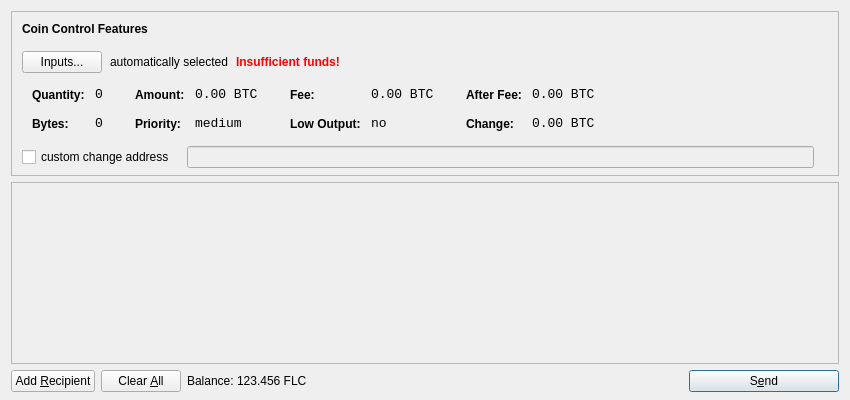
<?xml version="1.0" encoding="UTF-8"?>
<ui version="4.0">
 <class>SendCoinsDialog</class>
 <widget class="QDialog" name="SendCoinsDialog">
  <property name="geometry">
   <rect>
    <x>0</x>
    <y>0</y>
    <width>850</width>
    <height>400</height>
   </rect>
  </property>
  <property name="windowTitle">
   <string>Send Coins</string>
  </property>
  <layout class="QVBoxLayout" name="verticalLayout" stretch="0,1,0">
   <property name="bottomMargin">
    <number>8</number>
   </property>
   <item>
    <widget class="QFrame" name="frameCoinControl">
     <property name="sizePolicy">
      <sizepolicy hsizetype="Expanding" vsizetype="Expanding">
       <horstretch>0</horstretch>
       <verstretch>0</verstretch>
      </sizepolicy>
     </property>
     <property name="maximumSize">
      <size>
       <width>16777215</width>
       <height>16777215</height>
      </size>
     </property>
     <property name="frameShape">
      <enum>QFrame::StyledPanel</enum>
     </property>
     <property name="frameShadow">
      <enum>QFrame::Sunken</enum>
     </property>
     <layout class="QVBoxLayout" name="verticalLayoutCoinControl2">
      <property name="spacing">
       <number>-1</number>
      </property>
      <property name="leftMargin">
       <number>0</number>
      </property>
      <property name="topMargin">
       <number>0</number>
      </property>
      <property name="rightMargin">
       <number>0</number>
      </property>
      <property name="bottomMargin">
       <number>6</number>
      </property>
      <item>
       <layout class="QVBoxLayout" name="verticalLayoutCoinControl" stretch="0,0,0,0,1">
        <property name="spacing">
         <number>0</number>
        </property>
        <property name="leftMargin">
         <number>10</number>
        </property>
        <property name="topMargin">
         <number>10</number>
        </property>
        <item>
         <layout class="QHBoxLayout" name="horizontalLayoutCoinControl1">
          <property name="bottomMargin">
           <number>15</number>
          </property>
          <item>
           <widget class="QLabel" name="labelCoinControlFeatures">
            <property name="sizePolicy">
             <sizepolicy hsizetype="Preferred" vsizetype="Maximum">
              <horstretch>0</horstretch>
              <verstretch>0</verstretch>
             </sizepolicy>
            </property>
            <property name="font">
             <font>
              <weight>75</weight>
              <bold>true</bold>
             </font>
            </property>
            <property name="styleSheet">
             <string notr="true">font-weight:bold;</string>
            </property>
            <property name="text">
             <string>Coin Control Features</string>
            </property>
           </widget>
          </item>
         </layout>
        </item>
        <item>
         <layout class="QHBoxLayout" name="horizontalLayoutCoinControl2" stretch="0,0,0,0">
          <property name="spacing">
           <number>8</number>
          </property>
          <property name="bottomMargin">
           <number>10</number>
          </property>
          <item>
           <widget class="QPushButton" name="pushButtonCoinControl">
            <property name="styleSheet">
             <string notr="true"/>
            </property>
            <property name="text">
             <string>Inputs...</string>
            </property>
           </widget>
          </item>
          <item>
           <widget class="QLabel" name="labelCoinControlAutomaticallySelected">
            <property name="text">
             <string>automatically selected</string>
            </property>
            <property name="margin">
             <number>5</number>
            </property>
           </widget>
          </item>
          <item>
           <widget class="QLabel" name="labelCoinControlInsuffFunds">
            <property name="font">
             <font>
              <weight>75</weight>
              <bold>true</bold>
             </font>
            </property>
            <property name="styleSheet">
             <string notr="true">color:red;font-weight:bold;</string>
            </property>
            <property name="text">
             <string>Insufficient funds!</string>
            </property>
            <property name="margin">
             <number>5</number>
            </property>
           </widget>
          </item>
          <item>
           <spacer name="horizontalSpacerCoinControl">
            <property name="orientation">
             <enum>Qt::Horizontal</enum>
            </property>
            <property name="sizeHint" stdset="0">
             <size>
              <width>40</width>
              <height>1</height>
             </size>
            </property>
           </spacer>
          </item>
         </layout>
        </item>
        <item>
         <widget class="QWidget" name="widgetCoinControl" native="true">
          <property name="sizePolicy">
           <sizepolicy hsizetype="Preferred" vsizetype="Preferred">
            <horstretch>0</horstretch>
            <verstretch>0</verstretch>
           </sizepolicy>
          </property>
          <property name="minimumSize">
           <size>
            <width>0</width>
            <height>0</height>
           </size>
          </property>
          <property name="styleSheet">
           <string notr="true"/>
          </property>
          <layout class="QHBoxLayout" name="horizontalLayoutCoinControl5">
           <property name="margin">
            <number>0</number>
           </property>
           <item>
            <layout class="QHBoxLayout" name="horizontalLayoutCoinControl3" stretch="0,0,0,1">
             <property name="spacing">
              <number>20</number>
             </property>
             <property name="topMargin">
              <number>0</number>
             </property>
             <property name="bottomMargin">
              <number>10</number>
             </property>
             <item>
              <layout class="QFormLayout" name="formLayoutCoinControl1">
               <property name="horizontalSpacing">
                <number>10</number>
               </property>
               <property name="verticalSpacing">
                <number>14</number>
               </property>
               <property name="leftMargin">
                <number>10</number>
               </property>
               <property name="topMargin">
                <number>4</number>
               </property>
               <property name="rightMargin">
                <number>6</number>
               </property>
               <item row="0" column="0">
                <widget class="QLabel" name="labelCoinControlQuantityText">
                 <property name="styleSheet">
                  <string notr="true">font-weight:bold;</string>
                 </property>
                 <property name="text">
                  <string>Quantity:</string>
                 </property>
                 <property name="margin">
                  <number>0</number>
                 </property>
                </widget>
               </item>
               <item row="0" column="1">
                <widget class="QLabel" name="labelCoinControlQuantity">
                 <property name="font">
                  <font>
                   <family>Monospace</family>
                   <pointsize>10</pointsize>
                  </font>
                 </property>
                 <property name="cursor">
                  <cursorShape>IBeamCursor</cursorShape>
                 </property>
                 <property name="contextMenuPolicy">
                  <enum>Qt::ActionsContextMenu</enum>
                 </property>
                 <property name="text">
                  <string notr="true">0</string>
                 </property>
                 <property name="margin">
                  <number>0</number>
                 </property>
                 <property name="textInteractionFlags">
                  <set>Qt::LinksAccessibleByMouse|Qt::TextSelectableByKeyboard|Qt::TextSelectableByMouse</set>
                 </property>
                </widget>
               </item>
               <item row="1" column="0">
                <widget class="QLabel" name="labelCoinControlBytesText">
                 <property name="styleSheet">
                  <string notr="true">font-weight:bold;</string>
                 </property>
                 <property name="text">
                  <string>Bytes:</string>
                 </property>
                </widget>
               </item>
               <item row="1" column="1">
                <widget class="QLabel" name="labelCoinControlBytes">
                 <property name="font">
                  <font>
                   <family>Monospace</family>
                   <pointsize>10</pointsize>
                  </font>
                 </property>
                 <property name="cursor">
                  <cursorShape>IBeamCursor</cursorShape>
                 </property>
                 <property name="contextMenuPolicy">
                  <enum>Qt::ActionsContextMenu</enum>
                 </property>
                 <property name="text">
                  <string notr="true">0</string>
                 </property>
                 <property name="textInteractionFlags">
                  <set>Qt::LinksAccessibleByMouse|Qt::TextSelectableByKeyboard|Qt::TextSelectableByMouse</set>
                 </property>
                </widget>
               </item>
              </layout>
             </item>
             <item>
              <layout class="QFormLayout" name="formLayoutCoinControl2">
               <property name="horizontalSpacing">
                <number>10</number>
               </property>
               <property name="verticalSpacing">
                <number>14</number>
               </property>
               <property name="leftMargin">
                <number>6</number>
               </property>
               <property name="topMargin">
                <number>4</number>
               </property>
               <property name="rightMargin">
                <number>6</number>
               </property>
               <item row="0" column="0">
                <widget class="QLabel" name="labelCoinControlAmountText">
                 <property name="styleSheet">
                  <string notr="true">font-weight:bold;</string>
                 </property>
                 <property name="text">
                  <string>Amount:</string>
                 </property>
                 <property name="margin">
                  <number>0</number>
                 </property>
                </widget>
               </item>
               <item row="0" column="1">
                <widget class="QLabel" name="labelCoinControlAmount">
                 <property name="font">
                  <font>
                   <family>Monospace</family>
                   <pointsize>10</pointsize>
                  </font>
                 </property>
                 <property name="cursor">
                  <cursorShape>IBeamCursor</cursorShape>
                 </property>
                 <property name="contextMenuPolicy">
                  <enum>Qt::ActionsContextMenu</enum>
                 </property>
                 <property name="text">
                  <string notr="true">0.00 BTC</string>
                 </property>
                 <property name="textInteractionFlags">
                  <set>Qt::LinksAccessibleByMouse|Qt::TextSelectableByKeyboard|Qt::TextSelectableByMouse</set>
                 </property>
                </widget>
               </item>
               <item row="1" column="0">
                <widget class="QLabel" name="labelCoinControlPriorityText">
                 <property name="styleSheet">
                  <string notr="true">font-weight:bold;</string>
                 </property>
                 <property name="text">
                  <string>Priority:</string>
                 </property>
                </widget>
               </item>
               <item row="1" column="1">
                <widget class="QLabel" name="labelCoinControlPriority">
                 <property name="font">
                  <font>
                   <family>Monospace</family>
                   <pointsize>10</pointsize>
                  </font>
                 </property>
                 <property name="cursor">
                  <cursorShape>IBeamCursor</cursorShape>
                 </property>
                 <property name="contextMenuPolicy">
                  <enum>Qt::ActionsContextMenu</enum>
                 </property>
                 <property name="text">
                  <string>medium</string>
                 </property>
                 <property name="textInteractionFlags">
                  <set>Qt::LinksAccessibleByMouse|Qt::TextSelectableByKeyboard|Qt::TextSelectableByMouse</set>
                 </property>
                </widget>
               </item>
              </layout>
             </item>
             <item>
              <layout class="QFormLayout" name="formLayoutCoinControl3">
               <property name="horizontalSpacing">
                <number>10</number>
               </property>
               <property name="verticalSpacing">
                <number>14</number>
               </property>
               <property name="leftMargin">
                <number>6</number>
               </property>
               <property name="topMargin">
                <number>4</number>
               </property>
               <property name="rightMargin">
                <number>6</number>
               </property>
               <item row="0" column="0">
                <widget class="QLabel" name="labelCoinControlFeeText">
                 <property name="styleSheet">
                  <string notr="true">font-weight:bold;</string>
                 </property>
                 <property name="text">
                  <string>Fee:</string>
                 </property>
                 <property name="margin">
                  <number>0</number>
                 </property>
                </widget>
               </item>
               <item row="0" column="1">
                <widget class="QLabel" name="labelCoinControlFee">
                 <property name="font">
                  <font>
                   <family>Monospace</family>
                   <pointsize>10</pointsize>
                  </font>
                 </property>
                 <property name="cursor">
                  <cursorShape>IBeamCursor</cursorShape>
                 </property>
                 <property name="contextMenuPolicy">
                  <enum>Qt::ActionsContextMenu</enum>
                 </property>
                 <property name="text">
                  <string notr="true">0.00 BTC</string>
                 </property>
                 <property name="textInteractionFlags">
                  <set>Qt::LinksAccessibleByMouse|Qt::TextSelectableByKeyboard|Qt::TextSelectableByMouse</set>
                 </property>
                </widget>
               </item>
               <item row="1" column="0">
                <widget class="QLabel" name="labelCoinControlLowOutputText">
                 <property name="styleSheet">
                  <string notr="true">font-weight:bold;</string>
                 </property>
                 <property name="text">
                  <string>Low Output:</string>
                 </property>
                </widget>
               </item>
               <item row="1" column="1">
                <widget class="QLabel" name="labelCoinControlLowOutput">
                 <property name="font">
                  <font>
                   <family>Monospace</family>
                   <pointsize>10</pointsize>
                  </font>
                 </property>
                 <property name="cursor">
                  <cursorShape>IBeamCursor</cursorShape>
                 </property>
                 <property name="contextMenuPolicy">
                  <enum>Qt::ActionsContextMenu</enum>
                 </property>
                 <property name="text">
                  <string>no</string>
                 </property>
                 <property name="textInteractionFlags">
                  <set>Qt::LinksAccessibleByMouse|Qt::TextSelectableByKeyboard|Qt::TextSelectableByMouse</set>
                 </property>
                </widget>
               </item>
              </layout>
             </item>
             <item>
              <layout class="QFormLayout" name="formLayoutCoinControl4">
               <property name="horizontalSpacing">
                <number>10</number>
               </property>
               <property name="verticalSpacing">
                <number>14</number>
               </property>
               <property name="leftMargin">
                <number>6</number>
               </property>
               <property name="topMargin">
                <number>4</number>
               </property>
               <property name="rightMargin">
                <number>6</number>
               </property>
               <item row="0" column="0">
                <widget class="QLabel" name="labelCoinControlAfterFeeText">
                 <property name="styleSheet">
                  <string notr="true">font-weight:bold;</string>
                 </property>
                 <property name="text">
                  <string>After Fee:</string>
                 </property>
                 <property name="margin">
                  <number>0</number>
                 </property>
                </widget>
               </item>
               <item row="0" column="1">
                <widget class="QLabel" name="labelCoinControlAfterFee">
                 <property name="font">
                  <font>
                   <family>Monospace</family>
                   <pointsize>10</pointsize>
                  </font>
                 </property>
                 <property name="cursor">
                  <cursorShape>IBeamCursor</cursorShape>
                 </property>
                 <property name="contextMenuPolicy">
                  <enum>Qt::ActionsContextMenu</enum>
                 </property>
                 <property name="text">
                  <string notr="true">0.00 BTC</string>
                 </property>
                 <property name="textInteractionFlags">
                  <set>Qt::LinksAccessibleByMouse|Qt::TextSelectableByKeyboard|Qt::TextSelectableByMouse</set>
                 </property>
                </widget>
               </item>
               <item row="1" column="0">
                <widget class="QLabel" name="labelCoinControlChangeText">
                 <property name="styleSheet">
                  <string notr="true">font-weight:bold;</string>
                 </property>
                 <property name="text">
                  <string>Change:</string>
                 </property>
                </widget>
               </item>
               <item row="1" column="1">
                <widget class="QLabel" name="labelCoinControlChange">
                 <property name="font">
                  <font>
                   <family>Monospace</family>
                   <pointsize>10</pointsize>
                  </font>
                 </property>
                 <property name="cursor">
                  <cursorShape>IBeamCursor</cursorShape>
                 </property>
                 <property name="contextMenuPolicy">
                  <enum>Qt::ActionsContextMenu</enum>
                 </property>
                 <property name="text">
                  <string notr="true">0.00 BTC</string>
                 </property>
                 <property name="textInteractionFlags">
                  <set>Qt::LinksAccessibleByMouse|Qt::TextSelectableByKeyboard|Qt::TextSelectableByMouse</set>
                 </property>
                </widget>
               </item>
              </layout>
             </item>
            </layout>
           </item>
          </layout>
         </widget>
        </item>
        <item>
         <layout class="QHBoxLayout" name="horizontalLayoutCoinControl4" stretch="0,0,0">
          <property name="spacing">
           <number>12</number>
          </property>
          <property name="sizeConstraint">
           <enum>QLayout::SetDefaultConstraint</enum>
          </property>
          <property name="topMargin">
           <number>5</number>
          </property>
          <property name="rightMargin">
           <number>5</number>
          </property>
          <item>
           <widget class="QCheckBox" name="checkBoxCoinControlChange">
            <property name="text">
             <string>custom change address</string>
            </property>
           </widget>
          </item>
          <item>
           <widget class="QLineEdit" name="lineEditCoinControlChange">
            <property name="enabled">
             <bool>false</bool>
            </property>
            <property name="sizePolicy">
             <sizepolicy hsizetype="Expanding" vsizetype="Fixed">
              <horstretch>0</horstretch>
              <verstretch>0</verstretch>
             </sizepolicy>
            </property>
           </widget>
          </item>
          <item>
           <widget class="QLabel" name="labelCoinControlChangeLabel">
            <property name="sizePolicy">
             <sizepolicy hsizetype="Preferred" vsizetype="Expanding">
              <horstretch>0</horstretch>
              <verstretch>0</verstretch>
             </sizepolicy>
            </property>
            <property name="minimumSize">
             <size>
              <width>0</width>
              <height>0</height>
             </size>
            </property>
            <property name="text">
             <string/>
            </property>
            <property name="margin">
             <number>3</number>
            </property>
           </widget>
          </item>
         </layout>
        </item>
        <item>
         <spacer name="verticalSpacerCoinControl">
          <property name="orientation">
           <enum>Qt::Vertical</enum>
          </property>
          <property name="sizeHint" stdset="0">
           <size>
            <width>800</width>
            <height>1</height>
           </size>
          </property>
         </spacer>
        </item>
       </layout>
      </item>
     </layout>
    </widget>
   </item>
   <item>
    <widget class="QScrollArea" name="scrollArea">
     <property name="widgetResizable">
      <bool>true</bool>
     </property>
     <widget class="QWidget" name="scrollAreaWidgetContents">
      <property name="geometry">
       <rect>
        <x>0</x>
        <y>0</y>
        <width>830</width>
        <height>165</height>
       </rect>
      </property>
      <layout class="QVBoxLayout" name="verticalLayout_2">
       <property name="margin">
        <number>0</number>
       </property>
       <item>
        <layout class="QVBoxLayout" name="entries">
         <property name="spacing">
          <number>6</number>
         </property>
        </layout>
       </item>
       <item>
        <spacer name="verticalSpacer">
         <property name="orientation">
          <enum>Qt::Vertical</enum>
         </property>
         <property name="sizeHint" stdset="0">
          <size>
           <width>20</width>
           <height>40</height>
          </size>
         </property>
        </spacer>
       </item>
      </layout>
     </widget>
    </widget>
   </item>
   <item>
    <layout class="QHBoxLayout" name="horizontalLayout">
     <item>
      <widget class="QPushButton" name="addButton">
       <property name="toolTip">
        <string>Send to multiple recipients at once</string>
       </property>
       <property name="text">
        <string>Add &amp;Recipient</string>
       </property>
       <property name="icon">
        <iconset resource="../bitcoin.qrc">
         <normaloff>:/icons/add</normaloff>:/icons/add</iconset>
       </property>
       <property name="autoDefault">
        <bool>false</bool>
       </property>
      </widget>
     </item>
     <item>
      <widget class="QPushButton" name="clearButton">
       <property name="sizePolicy">
        <sizepolicy hsizetype="Minimum" vsizetype="Fixed">
         <horstretch>0</horstretch>
         <verstretch>0</verstretch>
        </sizepolicy>
       </property>
       <property name="toolTip">
        <string>Remove all transaction fields</string>
       </property>
       <property name="text">
        <string>Clear &amp;All</string>
       </property>
       <property name="icon">
        <iconset resource="../bitcoin.qrc">
         <normaloff>:/icons/remove</normaloff>:/icons/remove</iconset>
       </property>
       <property name="autoRepeatDelay">
        <number>300</number>
       </property>
       <property name="autoDefault">
        <bool>false</bool>
       </property>
      </widget>
     </item>
     <item>
      <layout class="QHBoxLayout" name="horizontalLayout_2">
       <property name="spacing">
        <number>3</number>
       </property>
       <item>
        <widget class="QLabel" name="label">
         <property name="text">
          <string>Balance:</string>
         </property>
        </widget>
       </item>
       <item>
        <widget class="QLabel" name="labelBalance">
         <property name="cursor">
          <cursorShape>IBeamCursor</cursorShape>
         </property>
         <property name="text">
          <string>123.456 FLC</string>
         </property>
         <property name="textInteractionFlags">
          <set>Qt::LinksAccessibleByMouse|Qt::TextSelectableByKeyboard|Qt::TextSelectableByMouse</set>
         </property>
        </widget>
       </item>
      </layout>
     </item>
     <item>
      <spacer name="horizontalSpacer">
       <property name="orientation">
        <enum>Qt::Horizontal</enum>
       </property>
       <property name="sizeHint" stdset="0">
        <size>
         <width>40</width>
         <height>20</height>
        </size>
       </property>
      </spacer>
     </item>
     <item>
      <widget class="QPushButton" name="sendButton">
       <property name="minimumSize">
        <size>
         <width>150</width>
         <height>0</height>
        </size>
       </property>
       <property name="toolTip">
        <string>Confirm the send action</string>
       </property>
       <property name="text">
        <string>S&amp;end</string>
       </property>
       <property name="icon">
        <iconset resource="../bitcoin.qrc">
         <normaloff>:/icons/send</normaloff>:/icons/send</iconset>
       </property>
       <property name="default">
        <bool>true</bool>
       </property>
      </widget>
     </item>
    </layout>
   </item>
  </layout>
 </widget>
 <resources>
  <include location="../bitcoin.qrc"/>
 </resources>
 <connections/>
</ui>
